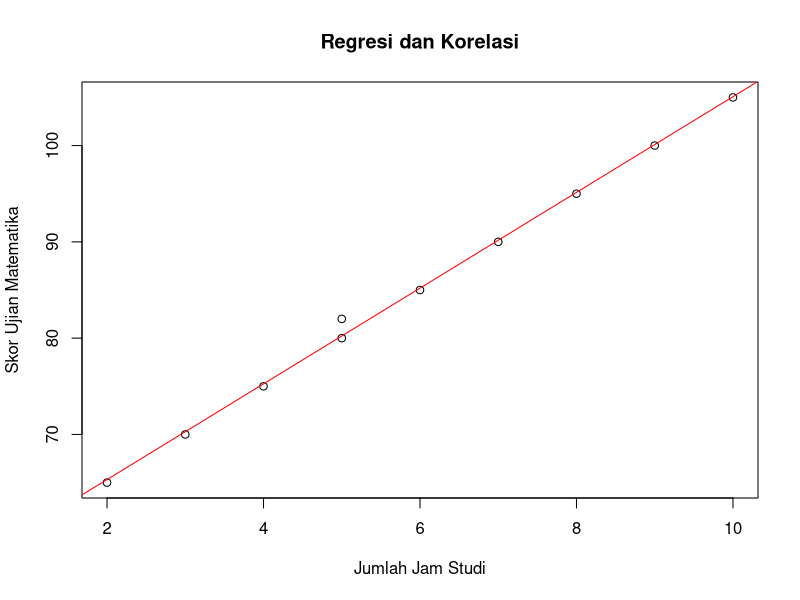

The R script that drew this image:
# Data
jumlah_jam_studi <- c(2, 3, 4, 5, 6, 7, 8, 9, 10, 5)
skor_ujian_matematika <- c(65, 70, 75, 80, 85, 90, 95, 100, 105, 82)

# Menghitung koefisien korelasi Pearson
correlation_coefficient <- cor(jumlah_jam_studi, skor_ujian_matematika)

# Analisis Regresi
regression_model <- lm(skor_ujian_matematika ~ jumlah_jam_studi)

# Menampilkan hasil korelasi
print(paste("Koefisien Korelasi Pearson:", correlation_coefficient))

# Menampilkan hasil regresi
summary(regression_model)

# Plot data dan garis regresi
plot(jumlah_jam_studi, skor_ujian_matematika, main = "Regresi dan Korelasi", xlab = "Jumlah Jam Studi", ylab = "Skor Ujian Matematika")
abline(regression_model, col = "red")
